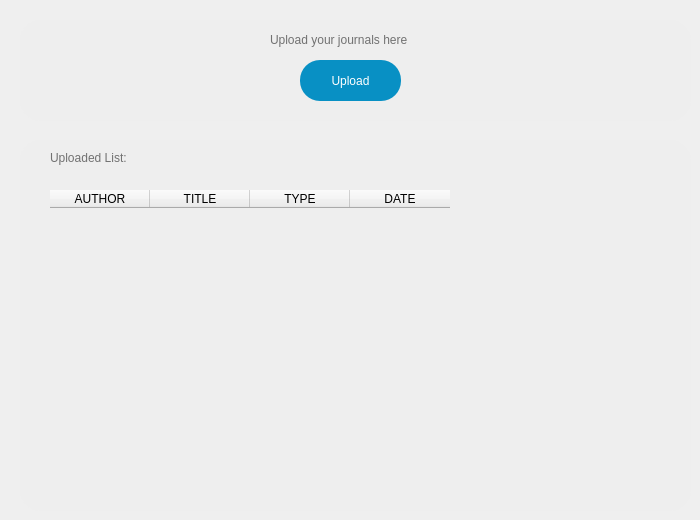
   <widget class="QWidget" name="uploadJournalPage">
    <widget class="QWidget" name="uploadJournal" native="true">
     <property name="geometry">
      <rect>
       <x>20</x>
       <y>20</y>
       <width>671</width>
       <height>101</height>
      </rect>
     </property>
     <property name="styleSheet">
      <string notr="true">QWidget{
	background-color: rgb(238, 238, 238);
	border-radius: 20px;
}</string>
     </property>
     <widget class="QLabel" name="uploadJournalLabel">
      <property name="geometry">
       <rect>
        <x>250</x>
        <y>10</y>
        <width>201</width>
        <height>20</height>
       </rect>
      </property>
      <property name="styleSheet">
       <string notr="true">QLabel{
	color: rgb(113, 113, 113);
	
	font: 700 12pt
	
}</string>
      </property>
      <property name="text">
       <string>Upload your journals here</string>
      </property>
     </widget>
     <widget class="QPushButton" name="uploadJournalButton">
      <property name="geometry">
       <rect>
        <x>280</x>
        <y>40</y>
        <width>101</width>
        <height>41</height>
       </rect>
      </property>
      <property name="styleSheet">
       <string notr="true">QPushButton{
	color:white;
	
	font: 700 10pt;
	background-color: rgb(8, 144, 196);
}
</string>
      </property>
      <property name="text">
       <string>Upload</string>
      </property>
     </widget>
    </widget>
    <widget class="QWidget" name="uploadedList" native="true">
     <property name="geometry">
      <rect>
       <x>20</x>
       <y>140</y>
       <width>671</width>
       <height>371</height>
      </rect>
     </property>
     <property name="styleSheet">
      <string notr="true">QWidget{
	background-color: rgb(238, 238, 238);
	border-radius: 20px;
}</string>
     </property>
     <widget class="QLabel" name="uploadedListLabel">
      <property name="geometry">
       <rect>
        <x>30</x>
        <y>10</y>
        <width>111</width>
        <height>16</height>
       </rect>
      </property>
      <property name="styleSheet">
       <string notr="true">QLabel{
	
	color: rgb(113, 113, 113);
	
	font: 700 12pt
	
}</string>
      </property>
      <property name="text">
       <string>Uploaded List:</string>
      </property>
     </widget>
     <widget class="QTableWidget" name="journalListTableWidget">
      <property name="geometry">
       <rect>
        <x>30</x>
        <y>50</y>
        <width>621</width>
        <height>301</height>
       </rect>
      </property>
      <property name="styleSheet">
       <string notr="true">QHeaderView::section {
	color: rgb(113, 113, 113);
}
font: 700 12pt</string>
      </property>
      <column>
       <property name="text">
        <string>AUTHOR</string>
       </property>
      </column>
      <column>
       <property name="text">
        <string>TITLE</string>
       </property>
      </column>
      <column>
       <property name="text">
        <string>TYPE</string>
       </property>
      </column>
      <column>
       <property name="text">
        <string>DATE</string>
       </property>
      </column>
     </widget>
    </widget>
   </widget>
